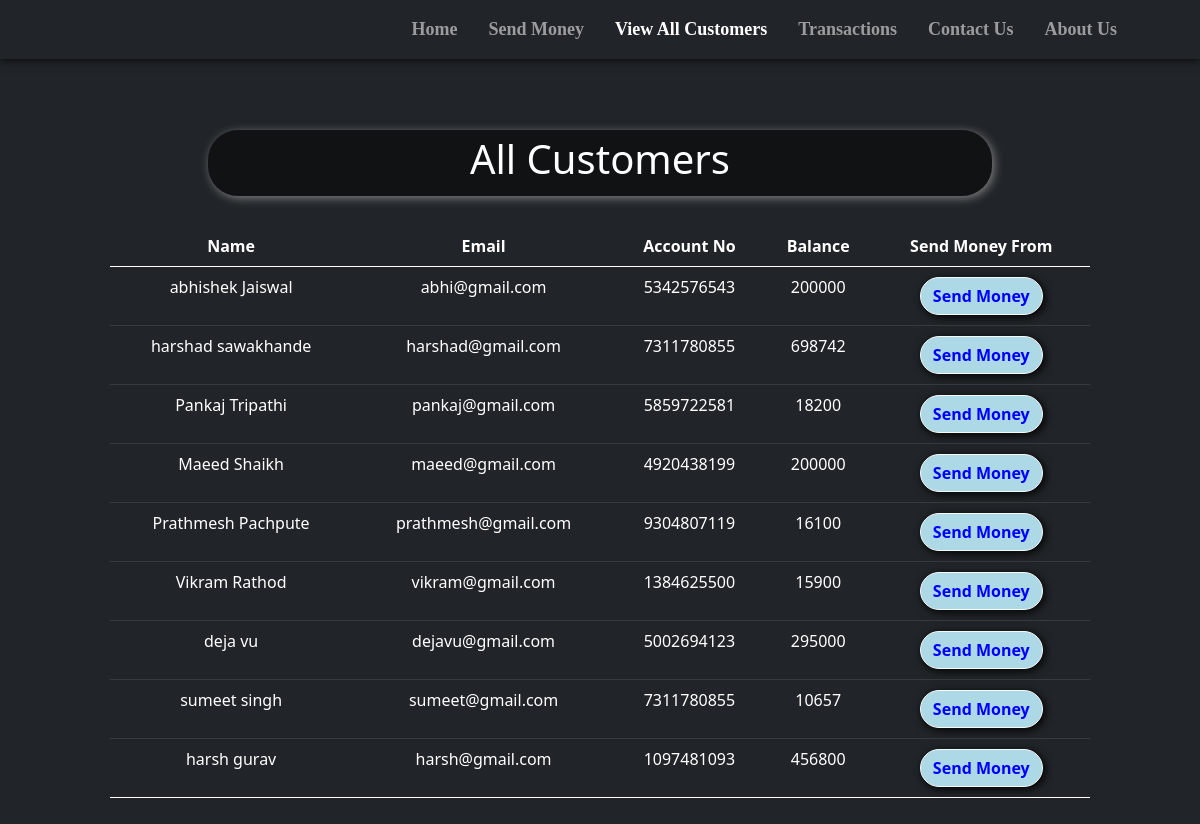
/all_cust.php, run on the app's committed database.
### tables this page shows
CREATE TABLE `users` (
  `sr` int(11) NOT NULL,
  `name` varchar(20) NOT NULL,
  `email` varchar(20) NOT NULL,
  `accno` varchar(10) NOT NULL,
  `blc` bigint(20) NOT NULL
);

### all_cust.php (the view, shortened to what this page needs)
<!doctype html>
<html lang="en">
<head>
    <link href="https://cdn.jsdelivr.net/npm/bootstrap@5.0.2/dist/css/bootstrap.min.css" rel="stylesheet"
>
    <link rel="stylesheet" href="https://cdnjs.cloudflare.com/ajax/libs/font-awesome/5.15.3/css/all.min.css"
 />
</head>
<body style="background-color:#212529;">
    <?php include 'spin.php'; ?>
    <nav class="navbar navbar-expand-lg navbar-dark bg-dark fixed fixed-top"
        style="font-family:candara; font-size:18px; box-shadow: 0px 0px 10px 0px black;">
        <div class="container-fluid">
            <a href="index.php"><img src="statics\logo2.png" alt=""
                    style="height: 80px; margin-left:25px; margin-top:10px;"></a>
        </div>
        <div class="collapse navbar-collapse" id="navbarSupportedContent">
            <b>
                <ul class="navbar-nav ">
                    <li class="nav-item nav-links" style="margin-left:15px;">
                        <a class="nav-link text-nowrap" aria-current="page" href="index.php">Home</a>
                    </li>
                    <li class="nav-item" style="margin-left:15px; ">
                        <a class="nav-link text-nowrap" href="send_money.php">Send Money</a>
                    </li>
                    <li class="nav-item" style="margin-left:15px;">
                        <a class="nav-link text-nowrap active" href="all_cust.php">View All Customers</a>
                    </li>
                    <li class="nav-item" style="margin-left:15px;">
                        <a class="nav-link text-nowrap" href="transactions.php">Transactions</a>
                    </li>
                    <li class="nav-item" style="margin-left:15px;">
                        <a class="nav-link text-nowrap" href="contact_us.php">Contact Us</a>
                    </li>
                    <li class="nav-item" style="margin-left:15px; margin-right:75px;">
                        <a class="nav-link text-nowrap" href="about_us.php">About Us</a>
                    </li>
                </ul>
            </b>
        </div>
    </nav>
    <center>
        <div class="container" style="margin-top: 10%; padding:10px 80px 10px 80px; ">
            <div
                style="width:80%; background-color:rgba(0,0,0,.5); padding:5px 5px 5px 5px; border-radius:30px; box-shadow: 2px 2px 10px gray;">
                <h1 style=" color:white;">All Customers</h1>
            </div>
            <?php
    $conn = mysqli_connect($servername, $username, $password, $database);
    if(!$conn){
        die("Connection not established: ".mysqli_connect_error());
    }else{
        $sql = "SELECT * FROM `users`";
        $result = mysqli_query($conn, $sql);
?>
            <table class="table table-dark" style="margin-top: 30px;">
                <thead>
                    <tr>
                        <th scope="col">Name</th>
                        <th scope="col">Email</th>
                        <th scope="col">Account No</th>
                        <th scope="col">Balance</th>
                        <th scope="col">Send Money From</th>
                    </tr>
                </thead>
                <?php
echo "<tbody>";
        while($row = mysqli_fetch_assoc($result)){
        echo    '
            <tr>
              <td>'.$row['name'].'</td>
              <td>'.$row['email'].'</td>
              <td>'.$row['accno'].'</td>
              <td>'.$row['blc'].'</td>
              <td style="padding:10px 10px 10px 10px">
              <a href="send_money.php?reads='.$row['accno'].'"
              <button type="button" class="btn mybtn btn-outline-light">Send Money</button>
              </a>
              </td>
            </tr>';
    }
    }
    echo "</tbody>";
?>
        </div>
    </center>
</body>
</html>

### spin.php (shortened to what this page needs)
<html>
<head>
<link rel="stylesheet" href="https://cdnjs.cloudflare.com/ajax/libs/font-awesome/5.15.3/css/all.min.css" />
</head>
<body>
    </body>
</html>

### all_cust.php (style rules this page uses)
th, td { text-align: center; }
.mybtn { box-shadow: 2px 2px 10px black; border-radius: 30px; font-weight: bold; background-color: lightblue; color: blue; }

### data on the page
users: name "abhishek Jaiswal", email "abhi@gmail.com", accno "5342576543", blc "200000"
users: name "harshad sawakhande", email "harshad@gmail.com", accno "7311780855", blc "698742"
users: name "Pankaj Tripathi", email "pankaj@gmail.com", accno "5859722581", blc "18200"
users: name "Maeed Shaikh", email "maeed@gmail.com", accno "4920438199", blc "200000"
users: name "Prathmesh Pachpute", email "prathmesh@gmail.com", accno "9304807119", blc "16100"
users: name "Vikram Rathod", email "vikram@gmail.com", accno "1384625500", blc "15900"
users: name "deja vu", email "dejavu@gmail.com", accno "5002694123", blc "295000"
users: name "sumeet singh", email "sumeet@gmail.com", accno "7311780855", blc "10657"
users: name "harsh gurav", email "harsh@gmail.com", accno "1097481093", blc "456800"
